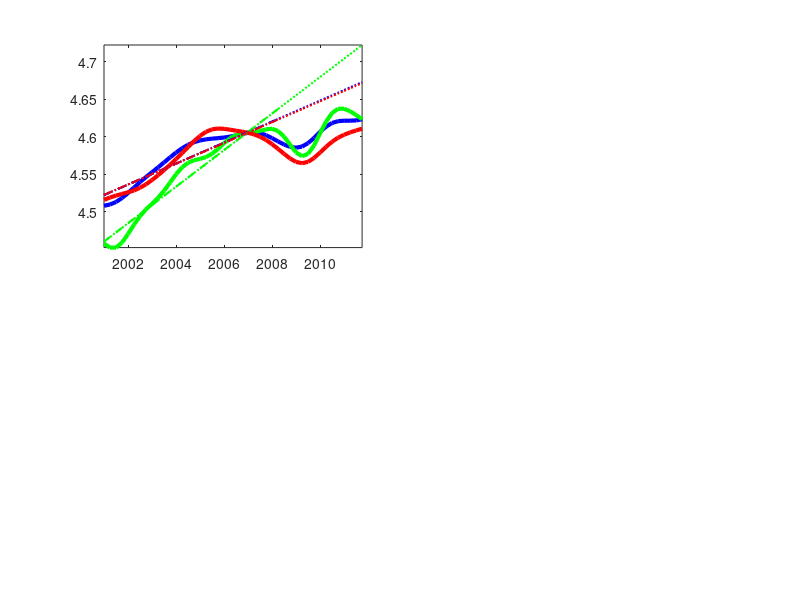

This chart was generated by the following MATLAB code: (Note: this script raises an error after producing the figure.)
%tfp data from various sources
%sample is Q2 1947 to Q2 2013

%all data is in natural logs


% Fernald - raw
% Fernald - util adjusted
% Fernald - own, unemp. Proxy for util (Solow)
%     BLS - Manufacturing (interpolated)
%     BLS - Private Business (interpolated)
%     BLS - Private Nonfarm Business (interpolated)
%     BLS - Total (interpolated)
%     PENN world tables (interpolated)

sers=[0.0003	-0.0019	NaN	NaN	NaN	NaN	NaN	NaN
    -0.008	-0.0123	NaN	NaN	NaN	NaN	NaN	NaN
    -0.0001	-0.0046	NaN	NaN	NaN	NaN	NaN	NaN
    0.0238	0.0234	NaN	NaN	3.8042	3.9001	NaN	NaN
    0.0436	0.0529	0.0198	NaN	3.7958	3.8967	NaN	NaN
    0.0346	0.0584	0.0112	NaN	3.7881	3.8937	NaN	NaN
    0.036	0.0763	0.0125	NaN	3.7824	3.8922	NaN	NaN
    0.0208	0.075	0.0004	NaN	3.7808	3.8936	NaN	NaN
    0.0196	0.0805	0.0033	NaN	3.786	3.8999	NaN	NaN
    0.0368	0.0941	0.0232	NaN	3.7987	3.9115	NaN	NaN
    0.0299	0.0735	0.0174	NaN	3.8178	3.9276	NaN	NaN
    0.0722	0.0955	0.0576	NaN	3.84	3.9463	NaN	4.112174105
    0.0925	0.094	0.075	NaN	3.8603	3.9638	NaN	4.119231742
    0.1127	0.0978	0.0915	NaN	3.8754	3.9779	NaN	4.126131373
    0.114	0.0924	0.0915	NaN	3.8843	3.9874	NaN	4.132556981
    0.1083	0.0899	0.0833	NaN	3.8877	3.9924	NaN	4.138034547
    0.11	0.1016	0.0836	NaN	3.8884	3.9942	NaN	4.141932041
    0.1287	0.1309	0.1026	NaN	3.8886	3.9939	NaN	4.14426446
    0.1272	0.1348	0.1018	NaN	3.8899	3.9932	NaN	4.14569383
    0.1274	0.1323	0.1009	NaN	3.8937	3.9933	NaN	4.1475292
    0.1331	0.1289	0.1063	NaN	3.9003	3.9959	NaN	4.151726647
    0.1348	0.1205	0.1087	NaN	3.9094	4.0012	NaN	4.158794129
    0.1528	0.1337	0.1255	NaN	3.9197	4.0084	NaN	4.167791489
    0.1654	0.1514	0.1377	NaN	3.9289	4.0153	NaN	4.176330449
    0.1689	0.1707	0.1409	NaN	3.9339	4.0185	NaN	4.180574614
    0.1619	0.1858	0.1342	NaN	3.9337	4.0169	NaN	4.179111302
    0.1473	0.1925	0.1228	NaN	3.9294	4.0117	NaN	4.172951543
    0.1458	0.2043	0.1264	NaN	3.9243	4.0062	NaN	4.165530083
    0.1529	0.2126	0.1351	NaN	3.9241	4.0059	NaN	4.162705376
    0.1638	0.213	0.1466	NaN	3.9311	4.0132	NaN	4.167188741
    0.1793	0.2111	0.1599	NaN	3.9447	4.0274	NaN	4.178544358
    0.1969	0.2105	0.1753	NaN	3.9613	4.0444	NaN	4.193189267
    0.2087	0.2092	0.1861	NaN	3.9739	4.0569	NaN	4.20439337
    0.2094	0.2037	0.1857	NaN	3.9792	4.0611	NaN	4.208571575
    0.2042	0.1987	0.1809	NaN	3.9767	4.0569	NaN	4.205283794
    0.1992	0.1968	0.1752	NaN	3.9694	4.0475	NaN	4.197234945
    0.2033	0.2041	0.18	NaN	3.9637	4.0396	NaN	4.190274951
    0.1998	0.2022	0.1762	NaN	3.9628	4.037	NaN	4.187568651
    0.2164	0.22	0.1928	NaN	3.9675	4.0404	NaN	4.189595799
    0.2166	0.2236	0.1923	NaN	3.9755	4.0474	NaN	4.194151069
    0.2128	0.2271	0.1891	NaN	3.9818	4.0529	NaN	4.196344047
    0.216	0.2414	0.1926	NaN	3.9839	4.0543	NaN	4.193927092
    0.2152	0.2522	0.1941	NaN	3.9819	4.0514	NaN	4.187295335
    0.1991	0.2431	0.1827	NaN	3.9785	4.0471	NaN	4.179486674
    0.2061	0.248	0.1933	NaN	3.9787	4.0467	NaN	4.176181779
    0.2239	0.2536	0.2108	NaN	3.9851	4.0527	NaN	4.180147941
    0.2372	0.2473	0.2211	NaN	3.9977	4.0651	NaN	4.191239065
    0.2506	0.2399	0.2324	NaN	4.0135	4.0812	NaN	4.20639568
    0.262	0.2369	0.2414	NaN	4.0273	4.0952	NaN	4.219644929
    0.2565	0.228	0.2365	NaN	4.0358	4.1041	NaN	4.227420859
    0.2573	0.2377	0.2383	NaN	4.0383	4.1068	NaN	4.228564418
    0.2793	0.2773	0.2587	NaN	4.0364	4.1047	NaN	4.224323455
    0.2619	0.2792	0.2416	NaN	4.0338	4.1014	NaN	4.218352721
    0.2588	0.2906	0.2395	NaN	4.0333	4.0993	NaN	4.213331837
    0.2502	0.2874	0.2336	NaN	4.0361	4.1001	NaN	4.210965295
    0.2548	0.2876	0.2398	NaN	4.0423	4.1042	NaN	4.211982457
    0.281	0.3039	0.2667	NaN	4.0508	4.111	NaN	4.216137556
    0.29	0.3024	0.275	NaN	4.0606	4.1197	NaN	4.222837743
    0.3017	0.3081	0.2847	NaN	4.0706	4.1295	NaN	4.231143084
    0.3058	0.3126	0.2868	NaN	4.0802	4.1393	NaN	4.239766567
    0.3093	0.3219	0.2899	NaN	4.0888	4.1479	NaN	4.247074092
    0.3186	0.3393	0.2996	NaN	4.096	4.1549	NaN	4.252246963
    0.3281	0.3554	0.3087	NaN	4.1023	4.1606	NaN	4.255281882
    0.3304	0.3606	0.312	NaN	4.1084	4.1657	NaN	4.25699095
    0.3384	0.3676	0.3197	NaN	4.1156	4.172	NaN	4.259001668
    0.3534	0.3791	0.334	NaN	4.1243	4.1801	NaN	4.262260413
    0.3549	0.3768	0.3359	NaN	4.1345	4.1901	NaN	4.267032432
    0.3654	0.3847	0.346	NaN	4.1454	4.2009	NaN	4.27290185
    0.3698	0.3878	0.3494	NaN	4.1555	4.2107	NaN	4.278771663
    0.3779	0.395	0.3567	NaN	4.1641	4.2187	NaN	4.284105167
    0.3761	0.3912	0.355	NaN	4.1713	4.2248	NaN	4.288925952
    0.3926	0.4036	0.3711	NaN	4.178	4.2302	NaN	4.293817906
    0.3936	0.3991	0.3714	NaN	4.1857	4.2367	NaN	4.299925213
    0.4082	0.408	0.385	NaN	4.195	4.245	NaN	4.307486566
    0.422	0.4179	0.3976	NaN	4.2054	4.2548	NaN	4.31583516
    0.4369	0.4322	0.4118	NaN	4.2153	4.2643	NaN	4.323398699
    0.4305	0.4287	0.4051	NaN	4.222	4.2705	NaN	4.327699391
    0.4274	0.4312	0.402	NaN	4.2244	4.2723	NaN	4.327723874
    0.4297	0.4401	0.4039	NaN	4.223	4.2702	NaN	4.323923216
    0.4307	0.4472	0.4053	NaN	4.22	4.2664	NaN	4.318212911
    0.4348	0.4556	0.4094	NaN	4.219	4.265	NaN	4.313972887
    0.4351	0.4579	0.4097	NaN	4.2219	4.2678	NaN	4.313108983
    0.4375	0.4602	0.4125	NaN	4.2289	4.275	NaN	4.316052958
    0.4531	0.4737	0.4273	NaN	4.2383	4.2847	NaN	4.32176249
    0.4612	0.4784	0.4351	NaN	4.2466	4.2932	NaN	4.327721169
    0.4641	0.4773	0.4377	NaN	4.2518	4.298	NaN	4.332095634
    0.4618	0.4713	0.435	NaN	4.2528	4.2982	NaN	4.333735568
    0.4606	0.4681	0.4339	NaN	4.2503	4.2944	NaN	4.3321737
    0.4581	0.4661	0.4314	NaN	4.2457	4.2885	NaN	4.327625804
    0.4577	0.4693	0.4316	NaN	4.2408	4.2821	NaN	4.32082229
    0.4508	0.469	0.4247	NaN	4.2369	4.2769	NaN	4.313008204
    0.4453	0.4714	0.421	NaN	4.2353	4.2742	NaN	4.305943228
    0.4492	0.4821	0.4267	NaN	4.237	4.2751	NaN	4.301901678
    0.4605	0.4975	0.4393	NaN	4.2423	4.2798	NaN	4.301930612
    0.45	0.487	0.4307	NaN	4.2507	4.2877	NaN	4.305849825
    0.4731	0.5061	0.4541	NaN	4.2606	4.2974	NaN	4.31225185
    0.474	0.5007	0.455	NaN	4.2696	4.3065	NaN	4.31850196
    0.4826	0.5023	0.464	NaN	4.2768	4.3138	NaN	4.323192823
    0.482	0.4954	0.463	NaN	4.2822	4.3193	NaN	4.326144507
    0.4904	0.4989	0.4711	NaN	4.2871	4.3244	NaN	4.328404473
    0.5062	0.5104	0.4865	NaN	4.2942	4.3316	NaN	4.332247579
    0.5125	0.5122	0.4925	NaN	4.3042	4.3416	NaN	4.338463729
    0.5288	0.5233	0.5082	NaN	4.3162	4.3534	NaN	4.346357866
    0.5439	0.5327	0.5216	NaN	4.3272	4.3645	NaN	4.353749979
    0.5423	0.527	0.5201	NaN	4.3326	4.3704	NaN	4.356975099
    0.5309	0.5155	0.5084	NaN	4.3302	4.3689	NaN	4.354254618
    0.5318	0.5221	0.5093	NaN	4.3206	4.3603	NaN	4.345696296
    0.5124	0.5142	0.4908	NaN	4.3066	4.3471	NaN	4.333294251
    0.5062	0.5241	0.4849	NaN	4.2938	4.3341	NaN	4.320928969
    0.4947	0.5287	0.4747	NaN	4.2856	4.3245	NaN	4.311250734
    0.4889	0.535	0.4721	NaN	4.2839	4.3203	NaN	4.305679631
    0.4907	0.5418	0.4796	NaN	4.2881	4.3219	NaN	4.304405547
    0.5037	0.5526	0.4947	NaN	4.2963	4.328	NaN	4.306388168
    0.5178	0.5591	0.5074	NaN	4.3064	4.3374	NaN	4.310587819
    0.5214	0.5531	0.5103	NaN	4.317	4.3487	NaN	4.315965463
    0.5374	0.5612	0.5241	NaN	4.3269	4.36	NaN	4.321482703
    0.5418	0.5614	0.5282	NaN	4.3353	4.3696	NaN	4.326101778
    0.543	0.5621	0.5297	NaN	4.3418	4.3764	NaN	4.329294126
    0.545	0.5657	0.5321	NaN	4.3465	4.3805	NaN	4.331040383
    0.5493	0.5713	0.5353	NaN	4.3497	4.3825	NaN	4.331830382
    0.5589	0.58	0.5435	NaN	4.3525	4.3844	NaN	4.332663156
    0.5714	0.5887	0.5553	NaN	4.3553	4.3872	NaN	4.33416241
    0.5635	0.5747	0.5467	NaN	4.3586	4.3911	NaN	4.336576519
    0.5595	0.5638	0.5414	NaN	4.3623	4.3959	NaN	4.339778533
    0.5788	0.5775	0.5595	NaN	4.3661	4.4003	NaN	4.343266175
    0.5778	0.5741	0.5585	NaN	4.3695	4.4036	NaN	4.346401164
    0.5785	0.5764	0.559	NaN	4.3718	4.4048	NaN	4.34840922
    0.5766	0.5797	0.5571	NaN	4.3718	4.4033	NaN	4.348380061
    0.5651	0.5761	0.5449	NaN	4.3684	4.3987	NaN	4.345267403
    0.5612	0.5806	0.5417	NaN	4.3616	4.3914	NaN	4.339107402
    0.5575	0.5835	0.5383	NaN	4.3524	4.3825	NaN	4.331018649
    0.5567	0.5856	0.5384	NaN	4.3433	4.3742	NaN	4.323202172
    0.5355	0.563	0.5205	NaN	4.338	4.3692	NaN	4.318941439
    0.5363	0.5585	0.5226	NaN	4.3378	4.3685	NaN	4.319530938
    0.5515	0.5667	0.5368	NaN	4.3419	4.3712	NaN	4.32427618
    0.562	0.5716	0.5473	NaN	4.3472	4.3742	NaN	4.330493695
    0.554	0.5624	0.5393	NaN	4.3484	4.3727	NaN	4.33351104
    0.5643	0.5776	0.5496	NaN	4.3429	4.3647	NaN	4.331099065
    0.5449	0.5684	0.5329	NaN	4.3314	4.351	NaN	4.323471921
    0.5324	0.5686	0.5225	NaN	4.3172	4.3356	NaN	4.313287057
    0.5308	0.5773	0.5231	NaN	4.3064	4.325	NaN	4.305645219
    0.5249	0.5756	0.519	NaN	4.3028	4.323	NaN	4.303559306
    0.5266	0.5727	0.5235	NaN	4.3073	4.3303	NaN	4.307954373
    0.533	0.5664	0.5289	NaN	4.3183	4.3444	NaN	4.317667626
    0.5482	0.5652	0.543	NaN	4.3316	4.3599	NaN	4.329448425
    0.552	0.553	0.5441	NaN	4.344	4.3732	NaN	4.340979849
    0.5636	0.5538	0.5525	NaN	4.354	4.3823	NaN	4.350878693
    0.5763	0.5634	0.563	NaN	4.3608	4.3871	NaN	4.358695468
    0.5846	0.5762	0.5695	NaN	4.3655	4.389	NaN	4.364914403
    0.5856	0.5866	0.5705	NaN	4.3687	4.3894	NaN	4.369948199
    0.5848	0.5963	0.5693	NaN	4.3711	4.3895	NaN	4.374138029
    0.5889	0.6089	0.5731	NaN	4.3736	4.3902	NaN	4.377753541
    0.5866	0.6113	0.5712	NaN	4.3768	4.3922	NaN	4.380992851
    0.5971	0.6234	0.5813	NaN	4.381	4.3957	NaN	4.383931475
    0.5971	0.6233	0.5805	NaN	4.386	4.4004	NaN	4.386522326
    0.6039	0.63	0.5873	NaN	4.391	4.4053	NaN	4.388595714
    0.6042	0.6309	0.5884	NaN	4.3948	4.4088	NaN	4.389859347
    0.6062	0.6336	0.5897	NaN	4.397	4.4103	NaN	4.390314949
    0.6034	0.6304	0.5862	NaN	4.3975	4.4099	NaN	4.390258264
    0.6001	0.6249	0.5822	4.3277	4.3971	4.4086	4.4375	4.390279055
    0.6117	0.6324	0.5928	4.3353	4.3973	4.4083	4.4372	4.391261101
    0.6155	0.6316	0.5956	4.3426	4.3986	4.4098	4.4369	4.39363352
    0.6193	0.6317	0.5987	4.3495	4.4012	4.4132	4.4368	4.397370768
    0.624	0.6353	0.6031	4.3552	4.4043	4.4174	4.4369	4.401992639
    0.6245	0.6375	0.6029	4.3591	4.4067	4.4206	4.4375	4.406564263
    0.627	0.6437	0.6054	4.3609	4.4076	4.4219	4.4387	4.410513763
    0.6289	0.6493	0.6066	4.3605	4.4073	4.4213	4.4408	4.413632251
    0.6266	0.6489	0.604	4.3585	4.4066	4.4197	4.4443	4.416073829
    0.6189	0.6407	0.5962	4.3556	4.4072	4.4191	4.4493	4.418355591
    0.6188	0.6382	0.5961	4.3525	4.4097	4.4204	4.4556	4.420631066
    0.6156	0.6324	0.5936	4.3497	4.4136	4.4232	4.4619	4.42269022
    0.623	0.6389	0.6007	4.3476	4.4174	4.4262	4.4664	4.423959457
    0.6285	0.6458	0.6062	4.3464	4.4185	4.427	4.4663	4.423501616
    0.6254	0.6461	0.6044	4.3461	4.4161	4.4246	4.4607	4.4211746
    0.6152	0.6397	0.5956	4.3462	4.4107	4.4196	4.4507	4.417631371
    0.6107	0.6374	0.5928	4.3461	4.4047	4.414	4.4389	4.414319955
    0.6192	0.6454	0.6019	4.3447	4.402	4.4113	4.43	4.413483438
    0.6222	0.6453	0.6052	4.3418	4.4045	4.4134	4.4264	4.416141508
    0.6224	0.6412	0.6061	4.338	4.4119	4.42	4.4285	4.42209045
    0.6459	0.6611	0.6306	4.3344	4.4221	4.4292	4.4345	4.42990315
    0.6505	0.6643	0.6358	4.3333	4.4308	4.4372	4.4404	4.436929095
    0.6517	0.6667	0.6371	4.3356	4.4357	4.442	4.4438	4.441703263
    0.6536	0.6713	0.6383	4.3414	4.4363	4.443	4.4441	4.443946128
    0.6408	0.6608	0.6245	4.3496	4.434	4.4413	4.4421	4.444563655
    0.6414	0.6619	0.6251	4.3583	4.4321	4.4397	4.4402	4.445647303
    0.6364	0.6547	0.6191	4.3662	4.4322	4.4399	4.4399	4.448305036
    0.6489	0.6631	0.6309	4.3728	4.4348	4.4422	4.4417	4.452661321
    0.6448	0.6546	0.6268	4.3784	4.4388	4.4458	4.445	4.457857126
    0.6474	0.6547	0.628	4.384	4.4416	4.4486	4.4482	4.462049928
    0.643	0.6509	0.6229	4.39	4.442	4.4496	4.4504	4.464303489
    0.6527	0.6646	0.6312	4.3963	4.4401	4.4488	4.4516	4.464587865
    0.647	0.6653	0.6252	4.402	4.4371	4.4471	4.4523	4.463779401
    0.6456	0.6711	0.6245	4.4056	4.4356	4.4466	4.4537	4.463660732
    0.6493	0.6807	0.6282	4.4067	4.437	4.4481	4.4565	4.465271632
    0.652	0.6867	0.6306	4.4057	4.4414	4.4519	4.4606	4.468909015
    0.6596	0.6947	0.6379	4.4041	4.4477	4.4569	4.4653	4.474126931
    0.6694	0.7021	0.6477	4.4043	4.4536	4.4614	4.4696	4.479736571
    0.6734	0.7019	0.6509	4.4076	4.4579	4.4644	4.4725	4.484986086
    0.6759	0.6998	0.6534	4.414	4.46	4.4657	4.4741	4.489560587
    0.6732	0.6929	0.6504	4.4228	4.4607	4.4659	4.4747	4.493582145
    0.6807	0.6974	0.6571	4.4317	4.4614	4.4664	4.4752	4.497609791
    0.6899	0.7054	0.6659	4.4392	4.4631	4.4682	4.4763	4.501997311
    0.6927	0.7087	0.6681	4.4445	4.4661	4.4714	4.4783	4.506893241
    0.6973	0.715	0.6723	4.4473	4.4704	4.4758	4.4812	4.512240871
    0.7016	0.7213	0.6759	4.4479	4.475	4.4804	4.4848	4.517778245
    0.7108	0.7317	0.6855	4.4472	4.4796	4.4847	4.4887	4.523377855
    0.7107	0.731	0.685	4.4463	4.4839	4.4886	4.4927	4.529046647
    0.7219	0.7396	0.6959	4.4472	4.4882	4.4922	4.4963	4.534926017
    0.7179	0.7312	0.6919	4.4522	4.4928	4.4963	4.4992	4.541291811
    0.7207	0.7293	0.6944	4.4619	4.4979	4.5008	4.5014	4.548053623
    0.7319	0.737	0.7053	4.4749	4.5032	4.5058	4.5028	4.554754792
    0.7361	0.7401	0.7091	4.4882	4.5083	4.5107	4.504	4.560572403
    0.7454	0.7513	0.7181	4.497	4.5122	4.5143	4.5056	4.564317288
    0.742	0.7523	0.715	4.499	4.5146	4.5165	4.5078	4.565550571
    0.7447	0.7604	0.7174	4.4946	4.5157	4.5174	4.5107	4.56458367
    0.7412	0.7618	0.7149	4.4868	4.5164	4.5179	4.514	4.5624783
    0.7453	0.7694	0.7196	4.4814	4.5181	4.5195	4.5171	4.561046465
    0.7411	0.7669	0.7167	4.4814	4.5214	4.5229	4.5197	4.561307653
    0.7434	0.7699	0.7213	4.488	4.5267	4.5282	4.5219	4.563488831
    0.7601	0.7868	0.7387	4.4995	4.5334	4.5352	4.524	4.567024447
    0.7597	0.7869	0.7386	4.512	4.5407	4.5425	4.5265	4.57055643
    0.762	0.7899	0.7406	4.5233	4.5479	4.5495	4.5301	4.57333065
    0.762	0.7902	0.7413	4.5324	4.5547	4.5558	4.5347	4.575196922
    0.7717	0.7989	0.7509	4.5398	4.5611	4.5617	4.5404	4.576608999
    0.7869	0.8121	0.7669	4.5477	4.5675	4.5676	4.5467	4.578624582
    0.801	0.8233	0.7809	4.5571	4.5741	4.5738	4.5536	4.581786182
    0.8063	0.8262	0.7852	4.5679	4.5808	4.5803	4.5607	4.58612113
    0.8094	0.8285	0.7879	4.579	4.5872	4.5867	4.5682	4.59114157
    0.8154	0.8357	0.7936	4.5882	4.593	4.5925	4.576	4.595844463
    0.8218	0.8448	0.7992	4.5944	4.5976	4.5973	4.5841	4.599607833
    0.821	0.8469	0.7985	4.5978	4.6011	4.601	4.5921	4.60219077
    0.8264	0.8535	0.8035	4.5995	4.6034	4.6035	4.5992	4.603733425
    0.827	0.8527	0.8033	4.602	4.6049	4.605	4.6046	4.604757017
    0.8337	0.8553	0.8096	4.6064	4.6058	4.6059	4.6079	4.605628706
    0.8369	0.8531	0.8128	4.6128	4.6065	4.6063	4.609	4.606561596
    0.8472	0.8581	0.822	4.6204	4.6073	4.6068	4.6086	4.607614735
    0.8431	0.85	0.8175	4.627	4.6085	4.6077	4.6074	4.608693113
    0.8373	0.8418	0.8116	4.6314	4.6101	4.6093	4.6061	4.609717544
    0.8396	0.8428	0.8132	4.6336	4.612	4.6113	4.6048	4.610624657
    0.834	0.8356	0.8079	4.6343	4.6136	4.613	4.6033	4.611366906
    0.8334	0.8329	0.8074	4.6351	4.6141	4.6136	4.6012	4.611912562
    0.8299	0.8273	0.8046	4.6368	4.6131	4.6125	4.598	4.612092998
    0.8294	0.8266	0.8045	4.6389	4.6104	4.6097	4.5937	4.61160268
    0.8192	0.8205	0.795	4.6397	4.6065	4.6054	4.5882	4.609999174
    0.8212	0.832	0.7981	4.6367	4.6021	4.6004	4.5819	4.606703143
    0.8177	0.8429	0.7972	4.6293	4.598	4.5955	4.5753	4.601821852
    0.8014	0.8429	0.7842	4.6186	4.5949	4.5915	4.5691	4.596149164
    0.7942	0.8498	0.7824	4.6081	4.5937	4.5896	4.5645	4.591165544
    0.8025	0.8656	0.7947	4.6031	4.5953	4.5906	4.5628	4.589038057
    0.8141	0.876	0.8075	4.6063	4.5998	4.5949	4.5646	4.59078708
    0.8279	0.8804	0.8226	4.6174	4.6068	4.6019	4.5697	4.5962863
    0.8279	0.8656	0.8221	4.6336	4.6148	4.6103	4.577	4.604262717
    0.8344	0.8566	0.8277	4.6492	4.6218	4.618	4.5846	4.612296643
    0.8434	0.8537	0.8364	4.6607	4.6267	4.6237	4.5914	4.618796562
    0.8451	0.8492	0.8381	4.6663	4.6291	4.627	4.5968	4.622999133
    0.8434	0.8468	0.8342	4.6664	4.6297	4.6283	4.6007	4.624969188
    0.8461	0.8523	0.8369	4.663	4.6297	4.6291	4.6038	4.625599734
    0.8443	0.8538	0.8351	4.658	4.6301	4.63	4.6064	4.625560526
    0.8524	0.8636	0.842	4.6525	4.6315	4.6317	4.6088	4.625298066
    0.8587	0.8692	0.8466	NaN	4.6339	4.6341	NaN	NaN
    0.8528	0.8612	0.8403	NaN	4.637	4.6371	NaN	NaN
    0.8569	0.8636	0.8436	NaN	4.6403	4.6403	NaN	NaN
    0.859	0.8658	0.8448	NaN	4.6437	4.6436	NaN	NaN
    0.8604	0.8695	0.8458	NaN	NaN	NaN	NaN	NaN
    0.8611	0.8741	0.8461	NaN	NaN	NaN	NaN	NaN];


tfptime=1947.25:0.25:2013.25;

normobs=2007;
trendfrom=2001;
trenduntil=2008.25;
showfrom=2001;


idxnorm=find(tfptime==normobs);
idxshow=find(tfptime==showfrom);
idxtrendfrom=find(tfptime==trendfrom);
idxtrenduntil=find(tfptime==trenduntil);
obs=length(sers(:,1));

%normalize
sers=log(100*exp(sers)./repmat(exp(sers(idxnorm,:)),size(sers,1),1));


% 1. Fernald - raw
% 2. Fernald - util adjusted
% 3. Fernald - own, unemp. Proxy for util (Solow)
% 4.     BLS - Manufacturing (interpolated)
% 5.     BLS - Private Business (interpolated)
% 6.     BLS - Private Nonfarm Business (interpolated)
% 7.     BLS - Total (interpolated)
% 8.    PENN world tables (interpolated)


Fernaldraw=sers(:,1);
Fernaldrawtrend=Fernaldraw(idxtrendfrom:idxtrenduntil)-detrend(Fernaldraw(idxtrendfrom:idxtrenduntil),'linear');
Fernaldrawtrend=[NaN*ones(idxtrendfrom-1,1);Fernaldrawtrend;NaN*ones(obs-idxtrenduntil,1)];
Fernaldrawtrendforecast=cumsum([Fernaldrawtrend(idxtrenduntil);diff(Fernaldrawtrend(idxtrendfrom:idxtrendfrom+obs-idxtrenduntil))]);
Fernaldrawtrendforecast=[Fernaldrawtrend(1:idxtrenduntil);Fernaldrawtrendforecast(2:end)];
Fernaldrawdev=Fernaldraw-Fernaldrawtrendforecast;

Fernaldutil=sers(:,2);
Fernaldutiltrend=Fernaldutil(idxtrendfrom:idxtrenduntil)-detrend(Fernaldutil(idxtrendfrom:idxtrenduntil),'linear');
Fernaldutiltrend=[NaN*ones(idxtrendfrom-1,1);Fernaldutiltrend;NaN*ones(obs-idxtrenduntil,1)];
Fernaldutiltrendforecast=cumsum([Fernaldutiltrend(idxtrenduntil);diff(Fernaldutiltrend(idxtrendfrom:idxtrendfrom+obs-idxtrenduntil))]);
Fernaldutiltrendforecast=[Fernaldutiltrend(1:idxtrenduntil);Fernaldutiltrendforecast(2:end)];
Fernaldutildev=Fernaldutil-Fernaldutiltrendforecast;

FernaldutilSolow=sers(:,3);
FernaldutilSolowtrend=FernaldutilSolow(idxtrendfrom:idxtrenduntil)-detrend(FernaldutilSolow(idxtrendfrom:idxtrenduntil),'linear');
FernaldutilSolowtrend=[NaN*ones(idxtrendfrom-1,1);FernaldutilSolowtrend;NaN*ones(obs-idxtrenduntil,1)];
FernaldutilSolowtrendforecast=cumsum([FernaldutilSolowtrend(idxtrenduntil);diff(FernaldutilSolowtrend(idxtrendfrom:idxtrendfrom+obs-idxtrenduntil))]);
FernaldutilSolowtrendforecast=[FernaldutilSolowtrend(1:idxtrenduntil);FernaldutilSolowtrendforecast(2:end)];
FernaldutilSolowdev=FernaldutilSolow-FernaldutilSolowtrendforecast;

Penn=sers(:,8);
Penntrend=Penn(idxtrendfrom:idxtrenduntil)-detrend(Penn(idxtrendfrom:idxtrenduntil),'linear');
Penntrend=[NaN*ones(idxtrendfrom-1,1);Penntrend;NaN*ones(obs-idxtrenduntil,1)];
Penntrendforecast=cumsum([Penntrend(idxtrenduntil);diff(Penntrend(idxtrendfrom:idxtrendfrom+obs-idxtrenduntil))]);
Penntrendforecast=[Penntrend(1:idxtrenduntil);Penntrendforecast(2:end)];
Penndev=Penn-Penntrendforecast;



BLSmanuf=sers(:,4);
BLSmanuftrend=BLSmanuf(idxtrendfrom:idxtrenduntil)-detrend(BLSmanuf(idxtrendfrom:idxtrenduntil),'linear');
BLSmanuftrend=[NaN*ones(idxtrendfrom-1,1);BLSmanuftrend;NaN*ones(obs-idxtrenduntil,1)];
BLSmanuftrendforecast=cumsum([BLSmanuftrend(idxtrenduntil);diff(BLSmanuftrend(idxtrendfrom:idxtrendfrom+obs-idxtrenduntil))]);
BLSmanuftrendforecast=[BLSmanuftrend(1:idxtrenduntil);BLSmanuftrendforecast(2:end)];
BLSmanufdev=BLSmanuf-BLSmanuftrendforecast;

BLSpriv=sers(:,5);
BLSprivtrend=BLSpriv(idxtrendfrom:idxtrenduntil)-detrend(BLSpriv(idxtrendfrom:idxtrenduntil),'linear');
BLSprivtrend=[NaN*ones(idxtrendfrom-1,1);BLSprivtrend;NaN*ones(obs-idxtrenduntil,1)];
BLSprivtrendforecast=cumsum([BLSprivtrend(idxtrenduntil);diff(BLSprivtrend(idxtrendfrom:idxtrendfrom+obs-idxtrenduntil))]);
BLSprivtrendforecast=[BLSprivtrend(1:idxtrenduntil);BLSprivtrendforecast(2:end)];
BLSprivdev=BLSpriv-BLSprivtrendforecast;


BLSnonfarm=sers(:,6);
BLSnonfarmtrend=BLSnonfarm(idxtrendfrom:idxtrenduntil)-detrend(BLSnonfarm(idxtrendfrom:idxtrenduntil),'linear');
BLSnonfarmtrend=[NaN*ones(idxtrendfrom-1,1);BLSnonfarmtrend;NaN*ones(obs-idxtrenduntil,1)];
BLSnonfarmtrendforecast=cumsum([BLSnonfarmtrend(idxtrenduntil);diff(BLSnonfarmtrend(idxtrendfrom:idxtrendfrom+obs-idxtrenduntil))]);
BLSnonfarmtrendforecast=[BLSnonfarmtrend(1:idxtrenduntil);BLSnonfarmtrendforecast(2:end)];
BLSnonfarmdev=BLSnonfarm-BLSnonfarmtrendforecast;

BLStotal=sers(:,7);
BLStotaltrend=BLStotal(idxtrendfrom:idxtrenduntil)-detrend(BLStotal(idxtrendfrom:idxtrenduntil),'linear');
BLStotaltrend=[NaN*ones(idxtrendfrom-1,1);BLStotaltrend;NaN*ones(obs-idxtrenduntil,1)];
BLStotaltrendforecast=cumsum([BLStotaltrend(idxtrenduntil);diff(BLStotaltrend(idxtrendfrom:idxtrendfrom+obs-idxtrenduntil))]);
BLStotaltrendforecast=[BLStotaltrend(1:idxtrenduntil);BLStotaltrendforecast(2:end)];
BLStotaldev=BLStotal-BLStotaltrendforecast;



%%%BLS
show_all=1; %NBER recessions full 2007-2007 dates
figure;
subplot(2,2,1)

plot(tfptime(idxshow:end-6),BLSpriv(idxshow:end-6),'b-','LineWidth',3);hold on;
plot(tfptime(idxshow:end-6),BLSmanuf(idxshow:end-6),'g-','LineWidth',3);hold on;
plot(tfptime(idxshow:end-6),BLStotal(idxshow:end-6),'r-','LineWidth',3);hold on;


plot(tfptime(idxshow:end-6),BLSprivtrend(idxshow:end-6),'b--','LineWidth',1.5);hold on;
plot(tfptime(idxshow:end-6),BLSmanuftrend(idxshow:end-6),'g--','LineWidth',1.5);hold on;
plot(tfptime(idxshow:end-6),BLStotaltrend(idxshow:end-6),'r--','LineWidth',1.5);hold on;

plot(tfptime(idxshow:end-6),BLSprivtrendforecast(idxshow:end-6),'b:','LineWidth',1.5);hold on;
plot(tfptime(idxshow:end-6),BLSmanuftrendforecast(idxshow:end-6),'g:','LineWidth',1.5);hold on;
plot(tfptime(idxshow:end-6),BLStotaltrendforecast(idxshow:end-6),'r:','LineWidth',1.5);hold on;


axis tight
recession_bars;
%BLS
plot(tfptime(idxshow:end-6),BLSpriv(idxshow:end-6),'b-','LineWidth',3);hold on;
plot(tfptime(idxshow:end-6),BLSmanuf(idxshow:end-6),'g-','LineWidth',3);hold on;
plot(tfptime(idxshow:end-6),BLStotal(idxshow:end-6),'r-','LineWidth',3);hold on;


plot(tfptime(idxshow:end-6),BLSprivtrend(idxshow:end-6),'b--','LineWidth',1.5);hold on;
plot(tfptime(idxshow:end-6),BLSmanuftrend(idxshow:end-6),'g--','LineWidth',1.5);hold on;
plot(tfptime(idxshow:end-6),BLStotaltrend(idxshow:end-6),'r--','LineWidth',1.5);hold on;

plot(tfptime(idxshow:end-6),BLSprivtrendforecast(idxshow:end-6),'b:','LineWidth',1.5);hold on;
plot(tfptime(idxshow:end-6),BLSmanuftrendforecast(idxshow:end-6),'g:','LineWidth',1.5);hold on;
plot(tfptime(idxshow:end-6),BLStotaltrendforecast(idxshow:end-6),'r:','LineWidth',1.5);hold on;

plot(tfptime(idxshow:end-6),BLSpriv(idxshow:end-6),'b-','LineWidth',3);hold on;
plot(tfptime(idxshow:end-6),BLSmanuf(idxshow:end-6),'g-','LineWidth',3);hold on;
plot(tfptime(idxshow:end-6),BLStotal(idxshow:end-6),'r-','LineWidth',3);hold on;


set(gca,'FontSize',12);

axis tight
title('Log TFP','FontSize',12);
legend('BLS (Private Business)','BLS (Manufacturing)','BLS (Total)',2);
legend boxoff

text('String','Notes: Linear trend from 2001Q1-2008Q2 (dashed-dotted). Forecast 2008Q3 and beyond based on linear trend (dotted).',...
    'Position',[2003.553240916912 4.41048500415810005898999 0],'FontSize',10);


%%%Fernald, Penn
show_all=1; %NBER recessions full 2007-2007 dates
%level
subplot(2,2,2)

plot(tfptime(idxshow:end),Fernaldraw(idxshow:end),'g-','LineWidth',3);hold on;
plot(tfptime(idxshow:end),Fernaldutil(idxshow:end),'b-','LineWidth',3);hold on;
plot(tfptime(idxshow:end),Penn(idxshow:end),'r-','LineWidth',2);hold on;


plot(tfptime(idxshow:end),Fernaldrawtrend(idxshow:end),'g--','LineWidth',1.5);hold on;
plot(tfptime(idxshow:end),Fernaldutiltrend(idxshow:end),'b--','LineWidth',1.5);hold on;
plot(tfptime(idxshow:end),Penntrend(idxshow:end),'r--','LineWidth',1.5);hold on;

plot(tfptime(idxshow:end),Fernaldrawtrendforecast(idxshow:end),'g:','LineWidth',1.5);hold on;
plot(tfptime(idxshow:end),Fernaldutiltrendforecast(idxshow:end),'b:','LineWidth',1.5);hold on;
plot(tfptime(idxshow:end),Penntrendforecast(idxshow:end),'r:','LineWidth',1.5);hold on;


axis tight
recession_bars;
plot(tfptime(idxshow:end),Fernaldraw(idxshow:end),'g-','LineWidth',3);hold on;
plot(tfptime(idxshow:end),Fernaldutil(idxshow:end),'b-','LineWidth',3);hold on;
plot(tfptime(idxshow:end),Penn(idxshow:end),'r-','LineWidth',3);hold on;


plot(tfptime(idxshow:end),Fernaldrawtrend(idxshow:end),'g--','LineWidth',1.5);hold on;
plot(tfptime(idxshow:end),Fernaldutiltrend(idxshow:end),'b--','LineWidth',1.5);hold on;
plot(tfptime(idxshow:end),Penntrend(idxshow:end),'r--','LineWidth',1.5);hold on;

plot(tfptime(idxshow:end),Fernaldrawtrendforecast(idxshow:end),'g:','LineWidth',1.5);hold on;
plot(tfptime(idxshow:end),Fernaldutiltrendforecast(idxshow:end),'b:','LineWidth',1.5);hold on;
plot(tfptime(idxshow:end),Penntrendforecast(idxshow:end),'r:','LineWidth',1.5);hold on;

plot(tfptime(idxshow:end),Fernaldraw(idxshow:end),'g-','LineWidth',3);hold on;
plot(tfptime(idxshow:end),Fernaldutil(idxshow:end),'b-','LineWidth',3);hold on;
plot(tfptime(idxshow:end),Penn(idxshow:end),'r-','LineWidth',3);hold on;


set(gca,'FontSize',12);

axis tight
title('Log TFP','FontSize',12);
legend('Fernald (Raw)','Fernald (Utilization Adjusted)','Penn World Tables',2);
legend boxoff

%deviations
show_all=0;
subplot(2,2,3:4)
plot(tfptime(idxtrenduntil+1:end),100*BLSprivdev(idxtrenduntil+1:idxtrenduntil+obs-idxtrenduntil),'b-','LineWidth',3);hold on;
plot(tfptime(idxtrenduntil+1:end),100*BLSmanufdev(idxtrenduntil+1:idxtrenduntil+obs-idxtrenduntil),'g-','LineWidth',3);hold on;
plot(tfptime(idxtrenduntil+1:end),100*BLStotaldev(idxtrenduntil+1:idxtrenduntil+obs-idxtrenduntil),'r-','LineWidth',3);hold on;
plot(tfptime(idxtrenduntil+1:end),100*Fernaldrawdev(idxtrenduntil+1:idxtrenduntil+obs-idxtrenduntil),'g--','LineWidth',3);hold on;
plot(tfptime(idxtrenduntil+1:end),100*Fernaldutildev(idxtrenduntil+1:idxtrenduntil+obs-idxtrenduntil),'b--','LineWidth',3);hold on;
plot(tfptime(idxtrenduntil+1:end),100*Penndev(idxtrenduntil+1:idxtrenduntil+obs-idxtrenduntil),'r--','LineWidth',3);hold on;
plot(tfptime(idxtrenduntil+1:end),tfphand(1:obs-idxtrenduntil),'k-o','LineWidth',3,'MarkerSize',4);hold on;
leg=legend('BLS (Private Business)','BLS (Manufacturing)','BLS (Total)','Fernald (Raw)','Fernald (Util. Adjusted)','Penn World Tables','Our Model',1);
set(leg,'FontSize',9);
legend boxoff
axis tight
axis([2008.5 2013.25 -10 2]);
recession_bars;
plot(tfptime(idxtrenduntil+1:end),100*BLSprivdev(idxtrenduntil+1:idxtrenduntil+obs-idxtrenduntil),'b-','LineWidth',3);hold on;
plot(tfptime(idxtrenduntil+1:end),100*BLSmanufdev(idxtrenduntil+1:idxtrenduntil+obs-idxtrenduntil),'g-','LineWidth',3);hold on;
plot(tfptime(idxtrenduntil+1:end),100*BLStotaldev(idxtrenduntil+1:idxtrenduntil+obs-idxtrenduntil),'r-','LineWidth',3);hold on;
plot(tfptime(idxtrenduntil+1:end),100*Fernaldrawdev(idxtrenduntil+1:idxtrenduntil+obs-idxtrenduntil),'g--','LineWidth',3);hold on;
plot(tfptime(idxtrenduntil+1:end),100*Fernaldutildev(idxtrenduntil+1:idxtrenduntil+obs-idxtrenduntil),'b--','LineWidth',3);hold on;
plot(tfptime(idxtrenduntil+1:end),100*Penndev(idxtrenduntil+1:idxtrenduntil+obs-idxtrenduntil),'r--','LineWidth',3);hold on;
plot(tfptime(idxtrenduntil+1:end),tfphand(1:obs-idxtrenduntil),'k-o','LineWidth',3,'MarkerSize',4);hold on;
time_str={'2008Q3',	 '2009Q1',	 '2009Q3',	 '2010Q1',	 '2010Q3',	 '2011Q1', 	'2011Q3', '2012Q1', 	'2012Q3', 	'2013Q1',	 };
set(gca,'Xticklabel',time_str);
set(gca,'FontSize',12);
axis([2008.5 2013.25 -10 2]);
title('TFP (% Deviation from Trend)','FontSize',12);

suptitle2('Figure 5: Measures of Total Factor Productivity (TFP): 2001 to 2013');


orient landscape
set(gcf, 'PaperPositionMode', 'manual');
set(gcf, 'PaperUnits', 'inches');
set(gcf, 'PaperPosition', [-.85 -.25 12.25 8.35]);

print -dpdf ModelvsTFPcollection; print -depsc ModelvsTFPcollection; saveas(gcf, 'ModelvsTFPcollection','fig');


